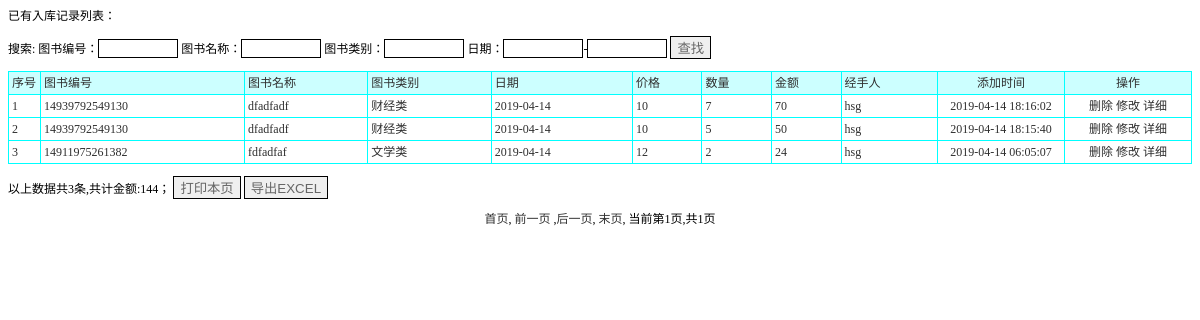
Page /rukujilu_list.php on the committed database.
### tables this page shows
CREATE TABLE `rukujilu` (
  `id` int(11) NOT NULL AUTO_INCREMENT,
  `shangpinbianhao` varchar(50) DEFAULT NULL,
  `shangpinmingcheng` varchar(50) DEFAULT NULL,
  `shangpinleibie` varchar(50) DEFAULT NULL,
  `riqi` varchar(50) DEFAULT NULL,
  `jiage` varchar(50) DEFAULT NULL,
  `shuliang` varchar(50) DEFAULT NULL,
  `jine` varchar(50) DEFAULT NULL,
  `beizhu` varchar(500) DEFAULT NULL,
  `jingshouren` varchar(50) DEFAULT NULL,
  `addtime` timestamp NOT NULL DEFAULT CURRENT_TIMESTAMP,
  PRIMARY KEY (`id`)
);

### rukujilu_list.php (the view, shortened to what this page needs)
<!DOCTYPE html PUBLIC "-//W3C//DTD XHTML 1.0 Transitional//EN" "http://www.w3.org/TR/xhtml1/DTD/xhtml1-transitional.dtd">
<html xmlns="http://www.w3.org/1999/xhtml">
<head>
<link rel="stylesheet" href="css.css" type="text/css">
</head>
<body>
<p>已有入库记录列表：</p>
<form id="form1" name="form1" method="post" action="">
  搜索: 图书编号：<input name="shangpinbianhao" type="text" id="shangpinbianhao" style='border:solid 1px #000000; color:#666666;width:80px' /> 图书名称：<input name="shangpinmingcheng" type="text" id="shangpinmingcheng" style='border:solid 1px #000000; color:#666666;width:80px' /> 图书类别：<input name="shangpinleibie" type="text" id="shangpinleibie" style='border:solid 1px #000000; color:#666666;width:80px' /> 日期：<input name="riqi1" type="text" id="riqi1"  value='' onclick="WdatePicker({'dateFmt':'yyyy-MM-dd'})"  style='border:solid 1px #000000; color:#666666; width:80px;' />-<input name="riqi2" type="text" id="riqi2"  value='' onclick="WdatePicker({'dateFmt':'yyyy-MM-dd'})"  style='border:solid 1px #000000; color:#666666; width:80px;' />
  <input type="submit" name="Submit" value="查找" style='border:solid 1px #000000; color:#666666' />
</form>
<table width="100%" border="1" align="center" cellpadding="3" cellspacing="1" bordercolor="#00FFFF" style="border-collapse:collapse">
  <tr>
    <td width="25" bgcolor="#CCFFFF">序号</td>
    <td bgcolor='#CCFFFF'>图书编号</td>
    <td bgcolor='#CCFFFF'>图书名称</td>
    <td bgcolor='#CCFFFF'>图书类别</td>
    <td bgcolor='#CCFFFF'>日期</td>
    <td bgcolor='#CCFFFF'>价格</td>
    <td bgcolor='#CCFFFF'>数量</td>
    <td bgcolor='#CCFFFF'>金额</td>
    <td bgcolor='#CCFFFF'>经手人</td>
    <td width="120" align="center" bgcolor="#CCFFFF">添加时间</td>
    <td width="120" align="center" bgcolor="#CCFFFF">操作</td>
  </tr>
  <?php
    $sql="select * from rukujilu where 1=1";
  $sql=$sql." order by id desc";
$query=mysql_query($sql);
  $rowscount=mysql_num_rows($query);
  if($rowscount==0)
  {}
  else
  {
  $pagelarge=10;
  $pagecurrent=$_GET["pagecurrent"];
  if($rowscount%$pagelarge==0)
  {
		$pagecount=$rowscount/$pagelarge;
  }
  else
  {
   		$pagecount=intval($rowscount/$pagelarge)+1;
  }
  if($pagecurrent=="" || $pagecurrent<=0)
{
	$pagecurrent=1;
}
		$ddddd=$pagecurrent*$pagelarge;
	if($pagecurrent==$pagecount)
	{
		if($rowscount%$pagelarge==0)
		{
		$ddddd=$pagecurrent*$pagelarge;
		}
		else
		{
		$ddddd=$pagecurrent*$pagelarge-$pagelarge+$rowscount%$pagelarge;
		}
	}
	for($i=$pagecurrent*$pagelarge-$pagelarge;$i<$ddddd;$i++)
{
$jinez=$jinez+floatval(mysql_result($query,$i,jine));
  ?>
  <tr>
    <td width="25"><?php echo $i+1;?></td>
    <td><?php echo mysql_result($query,$i,shangpinbianhao);?></td>
    <td><?php echo mysql_result($query,$i,shangpinmingcheng);?></td>
    <td><?php echo mysql_result($query,$i,shangpinleibie);?></td>
    <td><?php echo mysql_result($query,$i,riqi);?></td>
    <td><?php echo mysql_result($query,$i,jiage);?></td>
    <td><?php echo mysql_result($query,$i,shuliang);?></td>
    <td><?php echo mysql_result($query,$i,jine);?></td>
    <td><?php echo mysql_result($query,$i,jingshouren);?></td>
    <td width="120" align="center"><?php echo mysql_result($query,$i,"addtime");?></td>
    <td width="120" align="center"><a href="del.php?id=<?php echo mysql_result($query,$i,"id");?>&tablename=rukujilu" onclick="return confirm('真的要删除？')">删除</a> <a href="rukujilu_updt.php?id=<?php echo mysql_result($query,$i,"id");?>">修改</a> <a href="rukujilu_detail.php?id=<?php echo mysql_result($query,$i,"id");?>">详细</a> </td>
  </tr>
  	<?php
	}
}
?>
</table>
<p>以上数据共<?php echo $rowscount;?>条,共计金额:<?php echo $jinez?>；
  <input type="button" name="Submit2" onclick="javascript:window.print();" value="打印本页" style='border:solid 1px #000000; color:#666666' /> <input type="button" name="Submit3" onclick="javascript:location.href='rukujilu_listxls.php';" value="导出EXCEL" style='border:solid 1px #000000; color:#666666' />
</p>
<p align="center"><a href="rukujilu_list.php?pagecurrent=1">首页</a>, <a href="rukujilu_list.php?pagecurrent=<?php echo $pagecurrent-1;?>">前一页</a> ,<a href="rukujilu_list.php?pagecurrent=<?php echo $pagecurrent+1;?>">后一页</a>, <a href="rukujilu_list.php?pagecurrent=<?php echo $pagecount;?>">末页</a>, 当前第<?php echo $pagecurrent;?>页,共<?php echo $pagecount;?>页 </p>
</body>
</html>

### css.css (style rules this page uses)
A:link { color: #2f2f2f; text-decoration: none; }
td { font-family:"宋体"; font-size: 12px; color: #2f2f2f; line-height: 16px; }

### rows in the picture
rukujilu: shangpinbianhao "14939792549130", shangpinmingcheng "dfadfadf", shangpinleibie "财经类", riqi "2019-04-14", jiage "10", shuliang "7", jine "70", jingshouren "hsg", addtime "2019-04-14 18:16:02"
rukujilu: shangpinbianhao "14939792549130", shangpinmingcheng "dfadfadf", shangpinleibie "财经类", riqi "2019-04-14", jiage "10", shuliang "5", jine "50", jingshouren "hsg", addtime "2019-04-14 18:15:40"
rukujilu: shangpinbianhao "14911975261382", shangpinmingcheng "fdfadfaf", shangpinleibie "文学类", riqi "2019-04-14", jiage "12", shuliang "2", jine "24", jingshouren "hsg", addtime "2019-04-14 06:05:07"

### other values in the picture
$rowscount "3"
$jinez "144"
$pagecurrent "1"
$pagecount "1"
